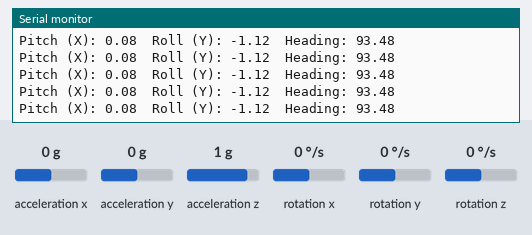
Bench run of a sketch on a simulated Arduino Uno, built with avr-gcc and run on an emulated ATmega328P. Parts: the last lines printed to the serial monitor. The inputs (shaded band) are chosen by the test bench; at power-on: acceleration x 0 g, acceleration y 0 g, acceleration z 1 g, rotation x 0 °/s, rotation y 0 °/s, rotation z 0 °/s. The ROS host is connected and sends only what is stated.

Above: at 1.2 s.
1.3 s: acceleration x set to -1.4 g
At 1.37 s:
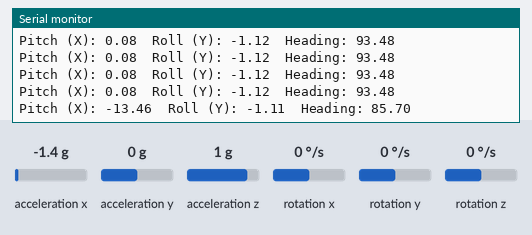
4.3 s: acceleration y set to -1.4 g
At 4.3 s:
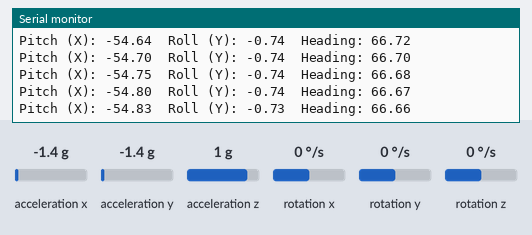
5.8 s: acceleration z set to -1.4 g
At 5.87 s:
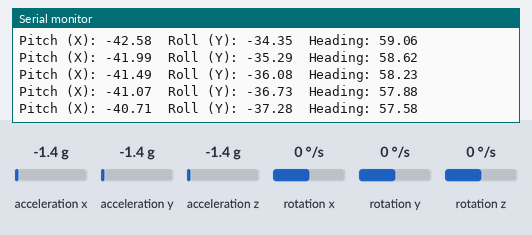
7.3 s: acceleration x set to 0 g
At 7.34 s:
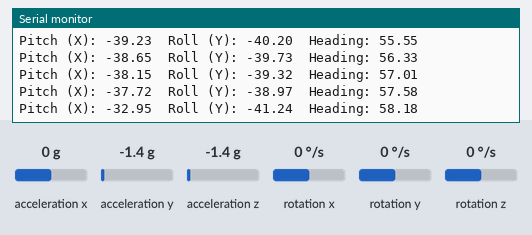
Timing chart, 0 to 10.3 s (numbered marks = the images above; inputs shaded):
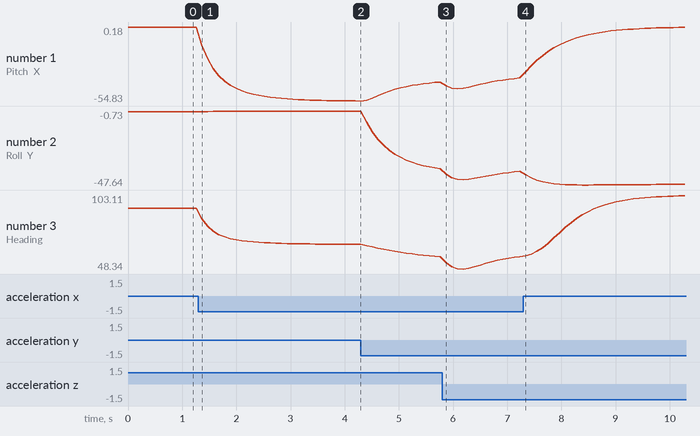

Measured:
- after the input at 1.3 s, the serial monitor: prints a new line after 0.06 s (image 1)
- after the input at 7.3 s, the serial monitor: prints a new line at once (image 4)
- plotted number 1: 0.08 → -54.83 after the input at 1.3 s, -54.83 → -40.71 after the input at 4.3 s, -40.71 → -37.72 after the input at 5.8 s, -37.72 → 0.18 after the input at 7.3 s
- plotted number 2: -1.12 → -0.73 after the input at 1.3 s, -0.73 → -37.28 after the input at 4.3 s, -37.28 → -38.97 after the input at 5.8 s, -38.97 → -47.23 after the input at 7.3 s
- plotted number 3: 93.48 → 66.66 after the input at 1.3 s, 66.66 → 57.58 after the input at 4.3 s, 57.58 → 103.11 after the input at 7.3 s

The sketch:

calibrated_compass.ino
```cpp
#include <ros.h>
#include <std_msgs/Float32.h>
#include <Wire.h>
#include <LSM303.h>

LSM303 compass;

ros::NodeHandle nh;
std_msgs::Float32 float_msg;
ros::Publisher chatter("/arduino/compass", &float_msg);

const float alpha = 0.15;
float fXa = 0;
float fYa = 0;
float fZa = 0;
float fXm = 0;
float fYm = 0;
float fZm = 0;

void setup() {
Serial.begin(9600);
nh.getHardware()->setBaud(9600);
nh.initNode();
nh.advertise(chatter);
Wire.begin();
compass.init();
compass.enableDefault();
}

void loop()
{
compass.read();
float pitch, pitch_print, roll, roll_print, Heading, Xa_off, Ya_off, Za_off, Xa_cal, Ya_cal, Za_cal, Xm_off, Ym_off, Zm_off, Xm_cal, Ym_cal, Zm_cal, fXm_comp, fYm_comp;

// Accelerometer calibration
Xa_off = compass.a.x/16.0 + 6.008747;
Ya_off = compass.a.y/16.0 - 18.648762;
Za_off = compass.a.z/16.0 + 10.808316;
Xa_cal =  0.980977*Xa_off + 0.001993*Ya_off - 0.004377*Za_off;
Ya_cal =  0.001993*Xa_off + 0.998259*Ya_off - 0.000417*Za_off;
Za_cal = -0.004377*Xa_off - 0.000417*Ya_off + 0.942771*Za_off;

// Magnetometer calibration
Xm_off = compass.m.x*(100000.0/1100.0) - 668.162931;
Ym_off = compass.m.y*(100000.0/1100.0) + 16592.973671;
Zm_off = compass.m.z*(100000.0/980.0 ) - 8774.227846;
Xm_cal =  0.003006*Xm_off - 0.000028*Ym_off + 0.000059*Zm_off;
Ym_cal =  -0.000028*Xm_off + 0.003020*Ym_off - 0.000028*Zm_off;
Zm_cal =  0.000059*Xm_off - 0.000028*Ym_off + 0.003199*Zm_off;

// Low-Pass filter accelerometer
fXa = Xa_cal * alpha + (fXa * (1.0 - alpha));
fYa = Ya_cal * alpha + (fYa * (1.0 - alpha));
fZa = Za_cal * alpha + (fZa * (1.0 - alpha));

// Low-Pass filter magnetometer
fXm = Xm_cal * alpha + (fXm * (1.0 - alpha));
fYm = Ym_cal * alpha + (fYm * (1.0 - alpha));
fZm = Zm_cal * alpha + (fZm * (1.0 - alpha));

// Pitch and roll
roll  = atan2(fYa, sqrt(fXa*fXa + fZa*fZa));
pitch = atan2(fXa, sqrt(fYa*fYa + fZa*fZa));
roll_print = roll*180.0/M_PI;
pitch_print = pitch*180.0/M_PI;

// Tilt compensated magnetic sensor measurements
fXm_comp = fXm*cos(pitch)+fZm*sin(pitch);
fYm_comp = fXm*sin(roll)*sin(pitch)+fYm*cos(roll)-fZm*sin(roll)*cos(pitch);

// Arctangent of y/x
Heading = (atan2(fYm_comp,fXm_comp)*180.0)/M_PI;
if (Heading < 0)
Heading += 360;

Serial.print("Pitch (X): "); Serial.print(pitch_print); Serial.print("  ");
Serial.print("Roll (Y): "); Serial.print(roll_print); Serial.print("  ");
Serial.print("Heading: "); Serial.println(Heading);
float_msg.data = Heading;
chatter.publish( &float_msg );
nh.spinOnce();
delay(100);
}
```
